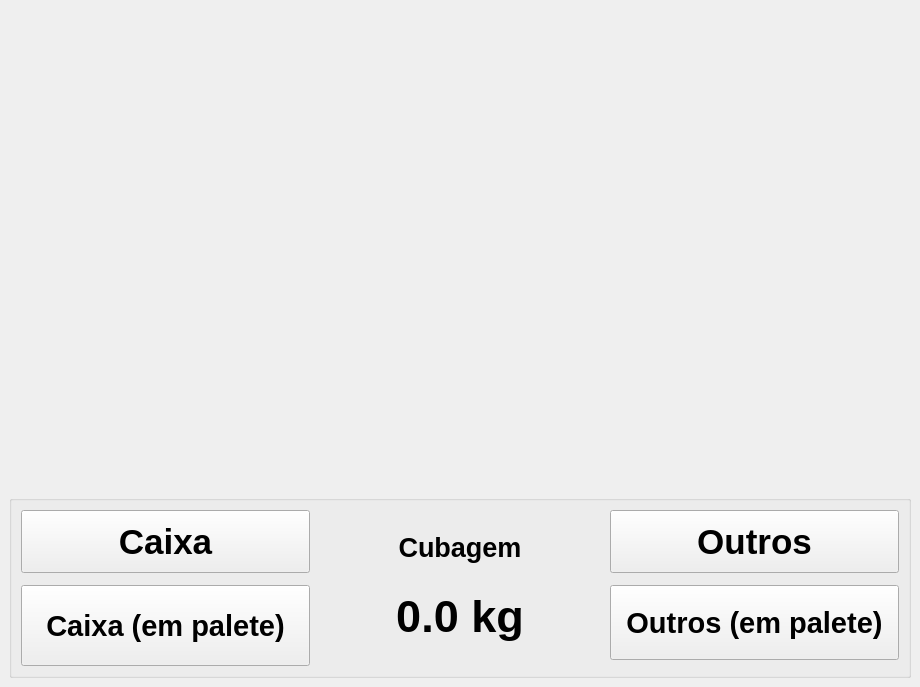
<?xml version="1.0" encoding="UTF-8"?>
<ui version="4.0">
 <class>PCLViewer</class>
 <widget class="QMainWindow" name="PCLViewer">
  <property name="windowModality">
   <enum>Qt::NonModal</enum>
  </property>
  <property name="geometry">
   <rect>
    <x>0</x>
    <y>0</y>
    <width>920</width>
    <height>678</height>
   </rect>
  </property>
  <property name="minimumSize">
   <size>
    <width>0</width>
    <height>0</height>
   </size>
  </property>
  <property name="maximumSize">
   <size>
    <width>5000</width>
    <height>5000</height>
   </size>
  </property>
  <property name="windowTitle">
   <string>PCLViewer</string>
  </property>
  <widget class="QWidget" name="centralwidget">
   <property name="sizePolicy">
    <sizepolicy hsizetype="Expanding" vsizetype="Expanding">
     <horstretch>0</horstretch>
     <verstretch>0</verstretch>
    </sizepolicy>
   </property>
   <layout class="QGridLayout" name="gridLayout">
    <item row="0" column="0">
     <widget class="QVTKWidget" name="qvtkWidget" native="true">
      <property name="enabled">
       <bool>true</bool>
      </property>
      <property name="sizePolicy">
       <sizepolicy hsizetype="Expanding" vsizetype="Expanding">
        <horstretch>50</horstretch>
        <verstretch>0</verstretch>
       </sizepolicy>
      </property>
      <property name="minimumSize">
       <size>
        <width>640</width>
        <height>480</height>
       </size>
      </property>
      <property name="layoutDirection">
       <enum>Qt::LeftToRight</enum>
      </property>
     </widget>
    </item>
    <item row="1" column="0">
     <widget class="QGroupBox" name="groupBox_ColorMode">
      <property name="sizePolicy">
       <sizepolicy hsizetype="Expanding" vsizetype="Expanding">
        <horstretch>0</horstretch>
        <verstretch>0</verstretch>
       </sizepolicy>
      </property>
      <property name="minimumSize">
       <size>
        <width>230</width>
        <height>183</height>
       </size>
      </property>
      <property name="font">
       <font>
        <pointsize>16</pointsize>
        <weight>75</weight>
        <bold>true</bold>
       </font>
      </property>
      <property name="layoutDirection">
       <enum>Qt::LeftToRight</enum>
      </property>
      <property name="title">
       <string/>
      </property>
      <property name="alignment">
       <set>Qt::AlignCenter</set>
      </property>
      <layout class="QGridLayout" name="gridLayout_2">
       <item row="0" column="2">
        <widget class="QPushButton" name="pushButton_2">
         <property name="sizePolicy">
          <sizepolicy hsizetype="Minimum" vsizetype="Expanding">
           <horstretch>0</horstretch>
           <verstretch>0</verstretch>
          </sizepolicy>
         </property>
         <property name="font">
          <font>
           <pointsize>26</pointsize>
          </font>
         </property>
         <property name="text">
          <string>Outros</string>
         </property>
        </widget>
       </item>
       <item row="0" column="0">
        <widget class="QPushButton" name="pushButton_1">
         <property name="sizePolicy">
          <sizepolicy hsizetype="Minimum" vsizetype="Expanding">
           <horstretch>0</horstretch>
           <verstretch>0</verstretch>
          </sizepolicy>
         </property>
         <property name="font">
          <font>
           <pointsize>26</pointsize>
          </font>
         </property>
         <property name="text">
          <string>Caixa</string>
         </property>
        </widget>
       </item>
       <item row="2" column="2" rowspan="3">
        <widget class="QPushButton" name="pushButton_4">
         <property name="sizePolicy">
          <sizepolicy hsizetype="Minimum" vsizetype="Expanding">
           <horstretch>0</horstretch>
           <verstretch>0</verstretch>
          </sizepolicy>
         </property>
         <property name="font">
          <font>
           <pointsize>22</pointsize>
          </font>
         </property>
         <property name="text">
          <string>Outros (em palete)</string>
         </property>
        </widget>
       </item>
       <item row="2" column="0" rowspan="4">
        <widget class="QPushButton" name="pushButton_3">
         <property name="sizePolicy">
          <sizepolicy hsizetype="Minimum" vsizetype="Expanding">
           <horstretch>0</horstretch>
           <verstretch>0</verstretch>
          </sizepolicy>
         </property>
         <property name="font">
          <font>
           <pointsize>22</pointsize>
          </font>
         </property>
         <property name="text">
          <string>Caixa (em palete)</string>
         </property>
        </widget>
       </item>
       <item row="3" column="1">
        <widget class="QLabel" name="label_2">
         <property name="sizePolicy">
          <sizepolicy hsizetype="Preferred" vsizetype="Expanding">
           <horstretch>0</horstretch>
           <verstretch>0</verstretch>
          </sizepolicy>
         </property>
         <property name="maximumSize">
          <size>
           <width>16777215</width>
           <height>16777215</height>
          </size>
         </property>
         <property name="baseSize">
          <size>
           <width>0</width>
           <height>0</height>
          </size>
         </property>
         <property name="font">
          <font>
           <pointsize>34</pointsize>
           <weight>50</weight>
           <bold>false</bold>
          </font>
         </property>
         <property name="layoutDirection">
          <enum>Qt::LeftToRight</enum>
         </property>
         <property name="text">
          <string notr="true">&lt;html&gt;&lt;head/&gt;&lt;body&gt;&lt;p&gt;&lt;span style=&quot; font-weight:600;&quot;&gt;0.0 kg&lt;/span&gt;&lt;/p&gt;&lt;/body&gt;&lt;/html&gt;</string>
         </property>
         <property name="alignment">
          <set>Qt::AlignHCenter|Qt::AlignTop</set>
         </property>
        </widget>
       </item>
       <item row="0" column="1" rowspan="3">
        <widget class="QLabel" name="label_1">
         <property name="sizePolicy">
          <sizepolicy hsizetype="Preferred" vsizetype="Fixed">
           <horstretch>0</horstretch>
           <verstretch>0</verstretch>
          </sizepolicy>
         </property>
         <property name="font">
          <font>
           <pointsize>20</pointsize>
          </font>
         </property>
         <property name="text">
          <string>Cubagem</string>
         </property>
         <property name="alignment">
          <set>Qt::AlignCenter</set>
         </property>
        </widget>
       </item>
      </layout>
     </widget>
    </item>
   </layout>
  </widget>
 </widget>
 <customwidgets>
  <customwidget>
   <class>QVTKWidget</class>
   <extends>QWidget</extends>
   <header>QVTKWidget.h</header>
  </customwidget>
 </customwidgets>
 <resources/>
 <connections/>
</ui>
